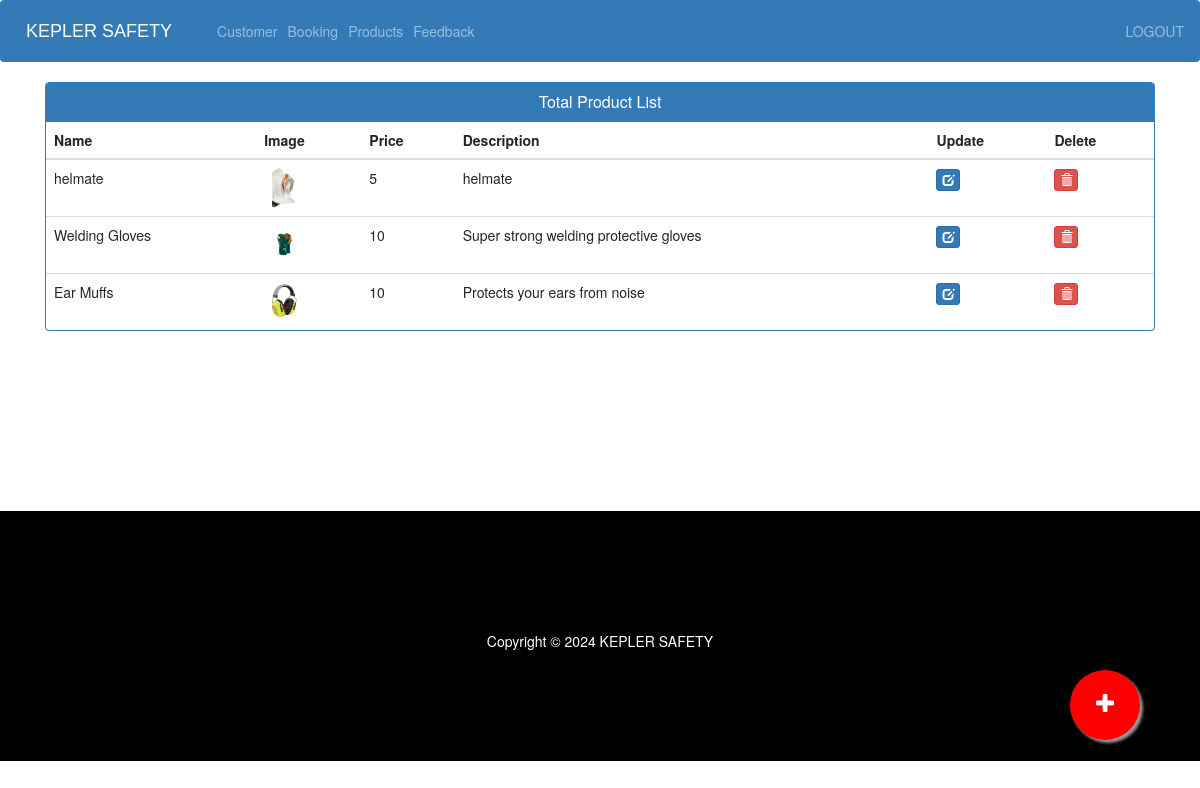
The app's page /admin-products (signed in) with its own data.
### ecom/models.py (models this page shows, shortened)
class Product(models.Model):
    name=models.CharField(max_length=40)
    product_image= models.ImageField(upload_to='product_image/',null=True,blank=True)
    price = models.PositiveIntegerField()
    description=models.CharField(max_length=40)

### ecom/views.py (the view)
# urls.py: path('admin-products', views.admin_products_view,name='admin-products'),
@login_required(login_url='adminlogin')
def admin_products_view(request):
    products=models.Product.objects.all()
    return render(request,'ecom/admin_products.html',{'products':products})

### templates/ecom/admin_products.html (shortened to what this page needs)
{% extends 'ecom/admin_base.html' %}
{% load static %}
{% block content %}
<head>
  <link href="//netdna.bootstrapcdn.com/bootstrap/3.0.0/css/bootstrap.min.css" rel="stylesheet" id="bootstrap-css">
</head>
<div class="container">
  <div class="panel panel-primary">
    <div class="panel-heading">
      <h6 class="panel-title">Total Product List</h6>
    </div>
    <table class="table table-hover" id="dev-table">
      <thead>
        <tr>
          <th>Name</th>
          <th>Image</th>
          <th>Price</th>
          <th>Description</th>
          <th>Update</th>
          <th>Delete</th>
        </tr>
      </thead>
      <tbody>
        {% for p in products %}
          <tr>
            <td>{{ p.name }}</td>
            <td><img src="{% static p.product_image.url %}" alt="Product Image" height="40px" width="40px" /></td>
            <td>{{ p.price }}</td>
            <td>{{ p.description }}</td>
            <td><a class="btn btn-primary btn-xs" href="{% url 'update-product' p.id %}"><span class="glyphicon glyphicon-edit"></span></a></td>
            <td><a class="btn btn-danger btn-xs" href="{% url 'delete-product' p.id %}"><span class="glyphicon glyphicon-trash"></span></a></td>
          </tr>
        {% empty %}
          <tr>
            <td colspan="6" style="text-align: center;">No products available</td>
          </tr>
        {% endfor %}
      </tbody>
    </table>
  </div>
</div>
<a href="{% url 'admin-add-product' %}" class="float">
  <i class="fa fa-plus my-float"></i>
</a>
{% endblock content %}

### templates/ecom/admin_base.html (style rules this page uses)
.fa { font-size: 23px; width: 60px; text-align: center; text-decoration: none; margin: 5px 2px; border-radius: 50%; }

### templates/ecom/admin_products.html (style rules this page uses)
a:link { text-decoration: none; }
h6 { text-align: center; }
.float { position: fixed; width: 70px; height: 70px; bottom: 60px; right: 60px; background-color: red; color: #FFF; border-radius: 50px; text-align: center; box-shadow: 3px 3px 3px #999; }
.my-float { margin-top: 22px; }

### records on screen
Product: name "helmate", product_image (picture), price "5", description "helmate"
Product: name "Welding Gloves", product_image (picture), price "10", description "Super strong welding protective gloves"
Product: name "Ear Muffs", product_image (picture), price "10", description "Protects your ears from noise"
